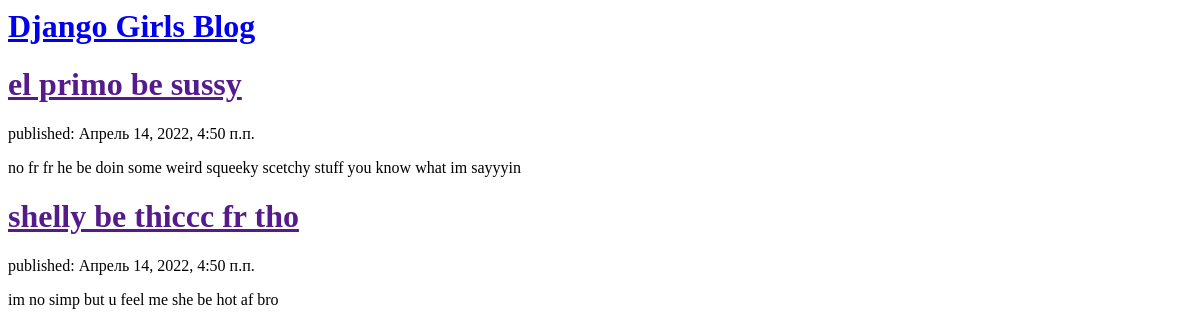
Before: / with the older database file.
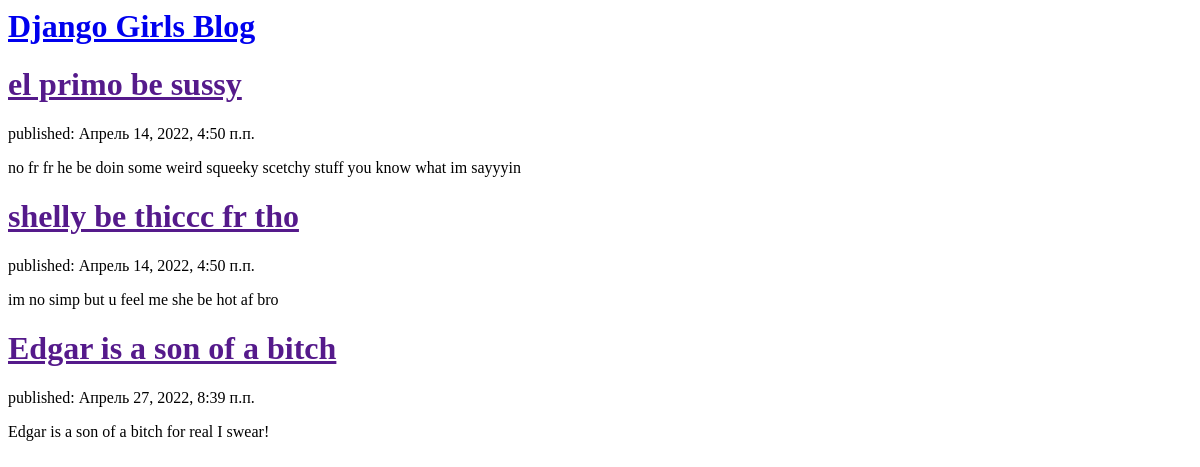
After: the same page with the newer database file.
### blog/models.py (models this page shows, shortened)
class Post(models.Model):
    author = models.ForeignKey(settings.AUTH_USER_MODEL, on_delete=models.CASCADE)
    title = models.CharField(max_length=200)
    text = models.TextField()
    created_date = models.DateTimeField(default=timezone.now)
    published_date = models.DateTimeField(blank=True, null=True)

### blog/views.py (the view)
# urls.py: path('', views.post_list, name = 'post_list'),
def post_list(request):
    posts = Post.objects.filter(published_date__lte=timezone.now()).order_by('published_date')
    return render(request, 'blog/post_list.html', {'posts':posts})

### blog/templates/blog/post_list.html (shortened to what this page needs)
<html>
    <head>
    </head>
    <body>
        <div>
            <h1><a href="/">Django Girls Blog</a></h1>
        </div>
        {% for post in posts %}
            <div>
                <h1><a href="">{{ post.title }}</a></h1>
                <p>published: {{ post.published_date }}</p>
                <p>{{ post.text|linebreaksbr }}</p>
            </div>
        {% endfor %}
    </body>
</html>

Changed rows visible on the page:
added Post: title "Edgar is a son of a bitch", published_date "Апрель 27, 2022, 8:39 п.п.", text "Edgar is a son of a bitch for real I swear!"
